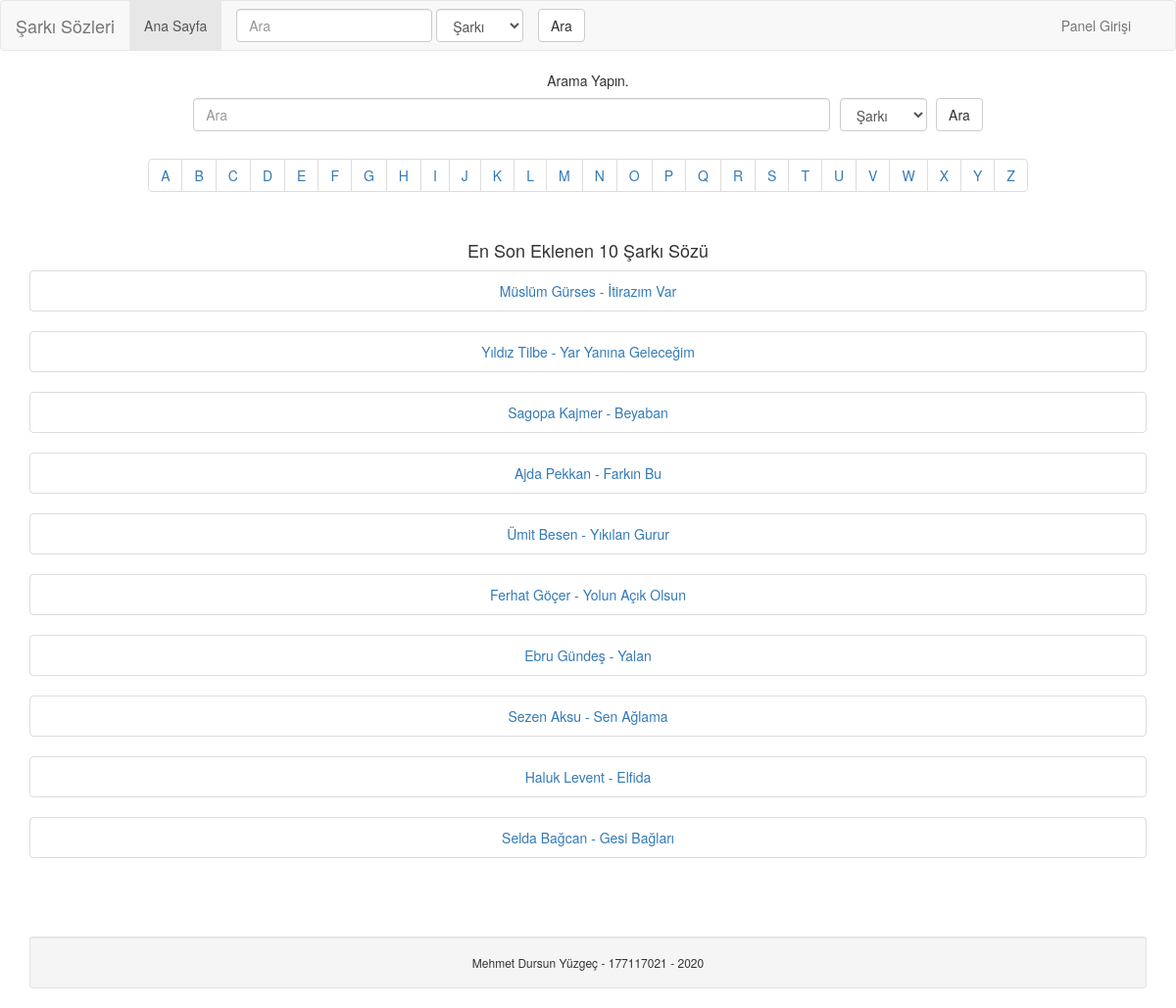
The page / on the database its author committed.
### tables this page shows
CREATE TABLE `db_sarki` (
  `sarki_id` int(11) NOT NULL,
  `sarki_sarkici` varchar(255) NOT NULL,
  `sarki_adi` varchar(255) NOT NULL,
  `sarki_seo` varchar(255) NOT NULL COMMENT 'ileride kullanılır',
  `sarki_icerik` text NOT NULL,
  `sarki_ekleyen` varchar(255) NOT NULL,
  `sarki_anahtar` varchar(255) NOT NULL,
  `sarki_aciklama` varchar(255) NOT NULL,
  `sarki_link` varchar(255) DEFAULT NULL,
  `sarki_goruntulenme` int(11) NOT NULL DEFAULT 0,
  `sarki_tarih` timestamp NOT NULL DEFAULT current_timestamp()
);

### sistem/fonksiyon.php (called while the page is built, shortened)
    <?php require_once('sistem/db.php'); ?>
<?php
$siteurl          = "index.php";
$siteadi          = "Şarkı Sözleri";
$sitealtaciklama  = "Mehmet Dursun Yüzgeç - 177117021";
function get($deger)
{
if(isset($_GET[$deger]))
{
return strip_tags(htmlentities(htmlspecialchars(addslashes(trim($_GET[$deger])))));
}
else
{
	return false;
}
}
$sonuc = mysql_query("SELECT * from ".$onek."site");
if(mysql_num_rows($sonuc)!=0)
{
    while($oku = mysql_fetch_assoc($sonuc))
    {
$sitedurum 				=	$oku['db_site_durum'];
    }
}else{
$sitedurum 				= 0;
}
?>

### sistem/db.php (called while the page is built, shortened)
<?php
$onek 				= "db_";
?>

### ensonkayitlar.php (the view)
<br>
    <div class="container ">
      <div class="row text-center">
        <div class="col-md-12" style="display: block;">
          <h4 class="text-center">
            En Son Eklenen 10 Şarkı Sözü
          </h4>
          <ul class="list-group">
<?php
$sonuc = mysql_query("SELECT * from ".$onek."sarki ORDER BY sarki_id DESC limit 10");
if(mysql_num_rows($sonuc)!=0)
{
    while($oku = mysql_fetch_assoc($sonuc))
    {
    ?>
                <a href="index.php?sarki=<?php echo $oku['sarki_id']; ?>">
          <li class="list-group-item">
           <?php echo $oku['sarki_sarkici']; ?> - <?php echo $oku['sarki_adi']; ?>
            </li>
          </a>
          <br>
  <?php
    }
}
?>
          </ul>
        </div>
      </div>

### index.php (shortened to what this page needs)
<?php
require_once('sistem/fonksiyon.php');
?>
<html lang="en">
<head>
  <link href="css/bootstrap.css" rel="stylesheet">
  <link href="css/stil.css" rel="stylesheet">
  <?php require_once('sistem/db.php'); ?>
</head>
<body>
  <?php require_once('menu.php'); ?>
  <center>
    Arama Yapın.
    <form action="" method="get" class="navbar-form" role="search">
      <div class="form-group">
        <input type="text" name="ara" class="form-control arama" placeholder="Ara">
      </div>
      <div class="form-group tip">
        <select class="form-control s-select" name="tip">
          <option value="sarki">Şarkı</option>
        </select>
      </div>
      <button type="submit" class="btn btn-default">Ara</button>
    </form>
  </center>
  <center>
    <ul class="pagination">
      <?php for ($i = 'A'; $i <= 'Z'; $i++) {
        if ($i == 'AA') {
          break;
        }
      ?>
        <li>
          <a href="index.php?ara=<?php echo $i; ?>"><?php echo $i; ?></a>
        </li>
      <?php
      } ?>
    </ul>
  </center>
  <?php if ($sitedurum == 0)
  {
  ?>
    <div class="container">
      <center>
        <div class='alert alert-warning' role='alert'> <strong>UYARI!</strong><br> Ulaşmaya çalıştığınız sayfa şuanda bakım çalışması nedeniyle kapalıdır. Lütfen daha sonra tekrar deneyiniz. <br> Anlayışınız için teşekkür ederiz.
          <img src="img/ikon/gulucuk.png" height="23">
      </center>
    </div>
    <?php
  } else {
    if (get('ara')) {
      if (get('tip') == 'sarki') {
        $Arama = mysql_query("SELECT * from " . $onek . "sarki where sarki_adi LIKE '" . get('ara') . "%'");
        if (mysql_num_rows($Arama) != 0) {
          $EslesenToplamSutun = mysql_num_rows($Arama);
    ?>
          <div class="container">
            <h4 class="text-center">
              Arama Sonuçları <span class="badge"><?php echo number_format($EslesenToplamSutun); ?></span> Söz Bulundu.
            </h4>
            <div class="col-md-1" style="display: block;"></div>
            <div class="col-md-10" style="display: block;">
              <?php
              while ($oku = mysql_fetch_assoc($Arama)) {
              ?>
                <ul class="list-group">
                  <li class="list-group-item">
                    <a href="index.php?sarki=<?php echo $oku['sarki_id']; ?>">
                      <?php echo $oku['sarki_sarkici']; ?> - <b><?php echo $oku['sarki_adi']; ?> </b>
                    </a>
                </ul>
                </li>
              <?php
              }
              ?>
            </div>
          </div>
          </div>
        <?php
        } else {
        ?>
          <div class="container">
            <div class="col-md-1" style="display: block;"></div>
            <div class="col-md-10" style="display: block;">
              <div class="alert alert-warning text-center" role="alert"> <strong>Eşleşen bir sonuç bulunamadı. </strong><img src="img/ikon/uzgun.png" width="25" /></div>
              </ul>
            </div>
          </div>
          </div>
          </div>
        <?php
        }
      } else if (get('tip') == 'sarkici') {
        $Sarkici = $_GET["sarkici"];
        $Arama = mysql_query("SELECT * from " . $onek . "sarki where sarki_sarkici LIKE '" . $Sarkici . "%'");
        if (mysql_num_rows($Arama) != 0) {
          $EslesenToplamSutun = mysql_num_rows($Arama);
        ?>
          <div class="container">
            <h4 class="text-center">
              Arama Sonuçları <span class="badge"><?php echo number_format($EslesenToplamSutun); ?></span> Söz Bulundu.
            </h4>
            <div class="col-md-1" style="display: block;"></div>
            <div class="col-md-10" style="display: block;">
              <?php
              while ($oku = mysql_fetch_assoc($Arama)) {
              ?>
                <ul class="list-group">
                  <li class="list-group-item">
                    <a href="index.php?sarki=<?php echo $oku['sarki_id']; ?>">
                      <b> <?php echo $oku['sarki_sarkici']; ?> </b> - <?php echo $oku['sarki_adi']; ?>
                    </a>
                </ul>
                </li>
              <?php
              }
              ?>
            </div>
          </div>
          </div>
        <?php
        } else {
        ?>
          <div class="container">
            <div class="col-md-1" style="display: block;"></div>
            <div class="col-md-10" style="display: block;">
              <div class="alert alert-warning text-center" role="alert"> <strong>Eşleşen bir sonuç bulunamadı. </strong><img src="img/ikon/uzgun.png" width="25" /></div>
              </ul>
            </div>
          </div>
          </div>
          </div>
        <?php
        }
      } else {
        $Arama = mysql_query("SELECT * from " . $onek . "sarki where sarki_adi LIKE '" . get('ara') . "%'");
        if (mysql_num_rows($Arama) != 0) {
          $EslesenToplamSutun = mysql_num_rows($Arama);
        ?>
          <div class="container">
            <h4 class="text-center">
              Arama Sonuçları <span class="badge"><?php echo number_format($EslesenToplamSutun); ?></span> Söz Bulundu.
            </h4>
            <div class="col-md-1" style="display: block;"></div>
            <div class="col-md-10" style="display: block;">
              <?php
              while ($oku = mysql_fetch_assoc($Arama)) {
              ?>
                <ul class="list-group">
                  <li class="list-group-item">
                    <a href="index.php?sarki=<?php echo $oku['sarki_id']; ?>">
                      <?php echo $oku['sarki_sarkici']; ?> - <b><?php echo $oku['sarki_adi']; ?> </b>
                    </a>
                </ul>
                </li>
              <?php
              }
              ?>
            </div>
          </div>
          </div>
        <?php
        } else {
        ?>
          <div class="container">
            <div class="col-md-1" style="display: block;"></div>
            <div class="col-md-10" style="display: block;">
              <div class="alert alert-warning text-center" role="alert"> <strong>Eşleşen bir sonuç bulunamadı. </strong><img src="img/ikon/uzgun.png" width="25" /></div>
              </ul>
            </div>
          </div>
          </div>
          </div>
      <?php
        }
      }
      ?>
      <?php
    } else {
      if (isset($_GET["sarki"])) {
        $Deger = $_GET["sarki"];
        $Sorgu = mysql_query("SELECT * from " . $onek . "sarki where sarki_id=" . $Deger);
        $Getir = mysql_fetch_assoc($Sorgu);
      ?>
        <div class="container">
          <h3 class="text-center">
            <?php echo $Getir['sarki_sarkici']; ?> - <?php echo $Getir['sarki_adi']; ?>
            </small>
          </h3>
          <div class="col-md-12" style="display: block;">
            <pre class="text-center"><?php echo $Getir['sarki_icerik']; ?></pre>
          </div>
        </div>
        </div>
    <?php
      } else {
        require_once('ensonkayitlar.php');
      }
    }
    ?>
  <?php } ?>
  <br>
  <br>
  </div>
  <div class="container">
    <div class="well well-sm text-center">
      <h6 class="text-center">
        <?php echo $sitealtaciklama ?> - <?php echo date('Y'); ?>
      </h6>
    </div>
  </div>
</body>
</html>

### menu.php (shortened to what this page needs)
<?php require_once('sistem/fonksiyon.php'); ?>
<nav class="navbar navbar-default">
  <div class="container-fluid">
    <div class="navbar-header">
      <a class="navbar-brand" href="<?php echo $siteurl; ?>"><?php echo $siteadi; ?></a>
    </div>
    <div class="collapse navbar-collapse" id="bs-example-navbar-collapse-1">
      <ul class="nav navbar-nav">
        <li class="active"><a href="index.php">Ana Sayfa <span class="sr-only">(current)</span></a></li>
      </ul>
      <div class="hidden-xs">
      <form action="" method="get" class="navbar-form navbar-left" role="search">
        <div class="form-group">
          <input type="text" name="ara" class="form-control menuara" placeholder="Ara">
        </div>
      <div class="form-group tip">
                    <select class="form-control s-select"  name="tip">
                    <option value="sarki">Şarkı</option>
                    </select>
        </div>
        <button type="submit" class="btn btn-default">Ara</button>
      </form>
    </div>
        <ul class="nav navbar-nav" style="float: right">
            <li><a href="ekadmin">Panel Girişi <span class="sr-only">(current)</span></a></li>
        </ul>
    </div>
  </div>
</nav>

### css/stil.css (style rules this page uses)
.s-select { cursor: pointer; }
@media (min-width: 250px) { .arama { width: 200px !important; } }
@media (min-width: 250px) { .tip { width: 100px !important; } }
@media (min-width: 768px) { .arama { width: 200px !important; } }
@media (min-width: 992px) { .arama { width: 650px !important } }
@media (min-width: 1200px) { .arama { width: 650px !important } }
@media (min-width: 250px) { .menuara { width: 100px !important; } }
@media (min-width: 768px) { .menuara { width: 200px !important } }
@media (min-width: 992px) { .menuara { width: 200px !important } }
@media (min-width: 1200px) { .menuara { width: 200px !important } }

### rows shown on the page
db_sarki: sarki_sarkici "Müslüm Gürses", sarki_adi "İtirazım Var"
db_sarki: sarki_sarkici "Yıldız Tilbe", sarki_adi "Yar Yanına Geleceğim"
db_sarki: sarki_sarkici "Sagopa Kajmer", sarki_adi "Beyaban"
db_sarki: sarki_sarkici "Ajda Pekkan", sarki_adi "Farkın Bu"
db_sarki: sarki_sarkici "Ümit Besen", sarki_adi "Yıkılan Gurur"
db_sarki: sarki_sarkici "Ferhat Göçer", sarki_adi "Yolun Açık Olsun"
db_sarki: sarki_sarkici "Ebru Gündeş", sarki_adi "Yalan"
db_sarki: sarki_sarkici "Sezen Aksu", sarki_adi "Sen Ağlama"
db_sarki: sarki_sarkici "Haluk Levent", sarki_adi "Elfida"
db_sarki: sarki_sarkici "Selda Bağcan", sarki_adi "Gesi Bağları"

### other values the page prints
$siteadi "Şarkı Sözleri"
$sitealtaciklama "Mehmet Dursun Yüzgeç - 177117021"
